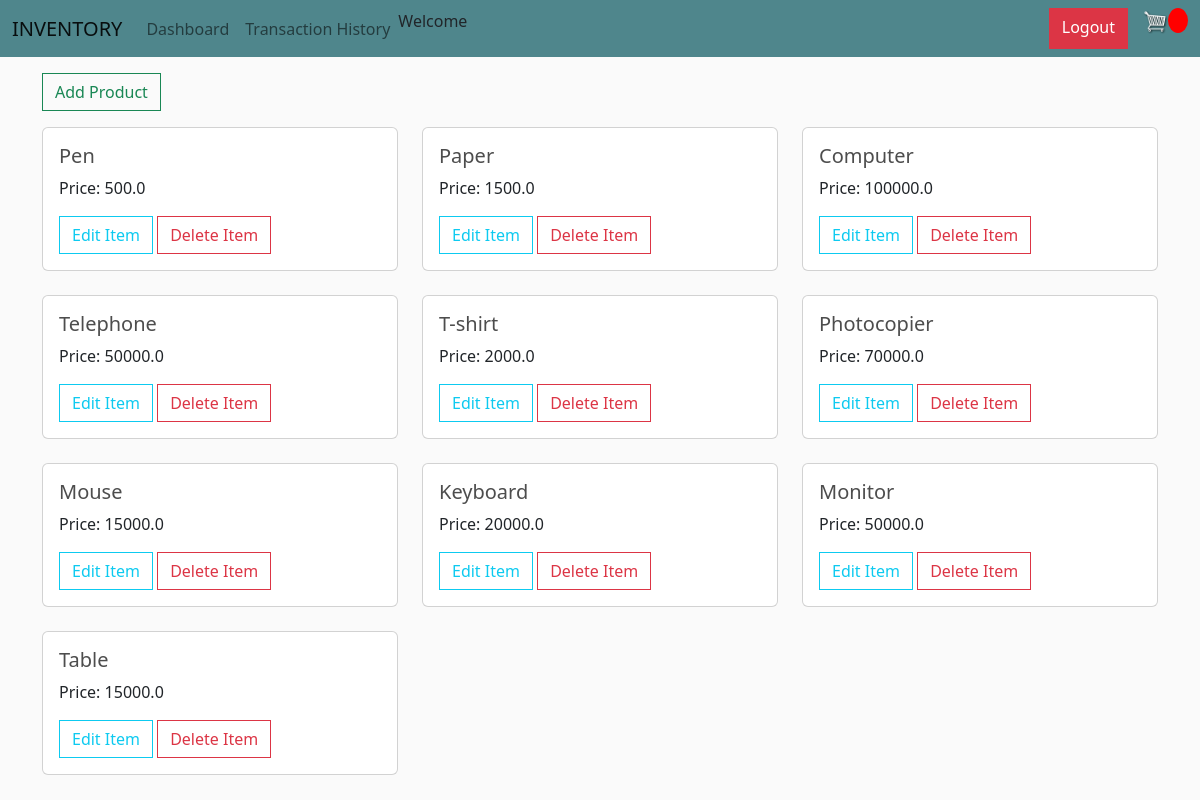
The page /dashboard (signed in) on the database its author committed.
### inventory/models.py (models this page shows, shortened)
class Product(models.Model):
    customer = models.ForeignKey(User, on_delete=models.SET_NULL, null=True, blank=True)
    name = models.CharField(max_length=200)
    price = models.FloatField()

### inventory/views.py (the view)
# urls.py: path("dashboard", views.dash, name="dash"),
@login_required
def dash(request):
    products = Product.objects.all()
    context = {'products':products}
    return render(request, 'inventory/dashboard.html', context)

### inventory/templates/inventory/dashboard.html (shortened to what this page needs)
{% extends "inventory/base.html" %}
{% block content %}
<div class="container mt-3">
    <a type="button" class="btn btn-outline-success mb-3" href="{% url 'product-create' %}">Add Product</a>
    <div class="row row-cols-1 row-cols-md-3 g-4">
    {% for product in products %}
    <div class="col">
        <div class="card h-100">
          <div class="card-body">
            <h5 class="card-title">{{ product.name }}</h5>
            <p class="card-text">Price: {{product.price}}</p>
            <a type="button" class="btn btn-outline-info ml-2" href="{% url 'product-update' product.id %}">Edit Item</a>
            <a type="button" class="btn btn-outline-danger ml-2" href="{% url 'product-delete' product.id %}">Delete Item</a>
        </div>
        </div>
      </div>
        {% endfor %}
    </div>
</div>
{% endblock %}

### inventory/templates/inventory/base.html (shortened to what this page needs)
{% load static %}
<!doctype html>
<html lang="en">
  <head>
    <link href="https://cdn.jsdelivr.net/npm/bootstrap@5.2.0-beta1/dist/css/bootstrap.min.css" rel="stylesheet">
    <link rel="stylesheet" href="https://cdnjs.cloudflare.com/ajax/libs/font-awesome/4.7.0/css/font-awesome.min.css">
    <link rel="stylesheet" type="text/css" href="{% static 'css/main.css' %}">
  </head>
  <body>
    {% include 'inventory/navbar.html' %}
    {% block content %}
    {%endblock%}
  </body>
</html>

### inventory/templates/inventory/navbar.html (shortened to what this page needs)
{% load static %}
<nav class="navbar navbar-expand-lg bg-dark">
  <div class="container-fluid">
      <a class="navbar-brand" href="{% url 'home' %}">INVENTORY</a>
      <div class="collapse navbar-collapse" id="navbarSupportedContent">
        <ul class="navbar-nav me-auto mb-2 mb-lg-0">
        <li class="nav-item">
            <a class="nav-link" aria-current="page" href="{% url 'dash' %}">Dashboard</a>
        </li>
        <li class="nav-item">
          <a class="nav-link" href="{% url 'history' %}">Transaction History</a>
        </li>
        <li class="nav-item">
        {% if user.is_authenticated %}
        Welcome {{request.user.first_name}}
        {% endif %}
      </li>
      </ul>
      <div class="d-flex">
        {% if user.is_authenticated %}
      <a class="btn btn-danger" href="{% url 'users:logout' %}">Logout</a>
      <a href="{% url 'cart' %}">
        <img  id="cart-icon" src="{% static 'img/cart.png' %}">
    </a>
    <p id="cart-total">{{cartItems}}</p>
      {% else %}
      <a class="btn btn-success" href="{% url 'users:login' %}">Login</a>
      <a class="btn btn-warning" href="{% url 'users:signup' %}">Register</a> {% endif %}
    </div>
  </div>
    </div>
  </nav>

### static/static/css/main.css (style rules this page uses)
body { background-color: hsl(0, 0%, 98%); }
h1,h2,h3,h4,h5,h6 { color:hsl(0, 0%, 30%); }
.bg-dark { background-color: #4f868c!important; }
#cart-icon { width:25px; display: inline-block; margin-left: 15px; }
#cart-total { display: block; text-align: center; color:#fff; background-color: red; width: 20px; height: 25px; border-radius: 50%; font-size: 14px; }
.btn { border-radius: 0; }

### rows shown on the page
Product: name "Pen", price "500.0"
Product: name "Paper", price "1500.0"
Product: name "Computer", price "100000.0"
Product: name "Telephone", price "50000.0"
Product: name "T-shirt", price "2000.0"
Product: name "Photocopier", price "70000.0"
Product: name "Mouse", price "15000.0"
Product: name "Keyboard", price "20000.0"
Product: name "Monitor", price "50000.0"
Product: name "Table", price "15000.0"
